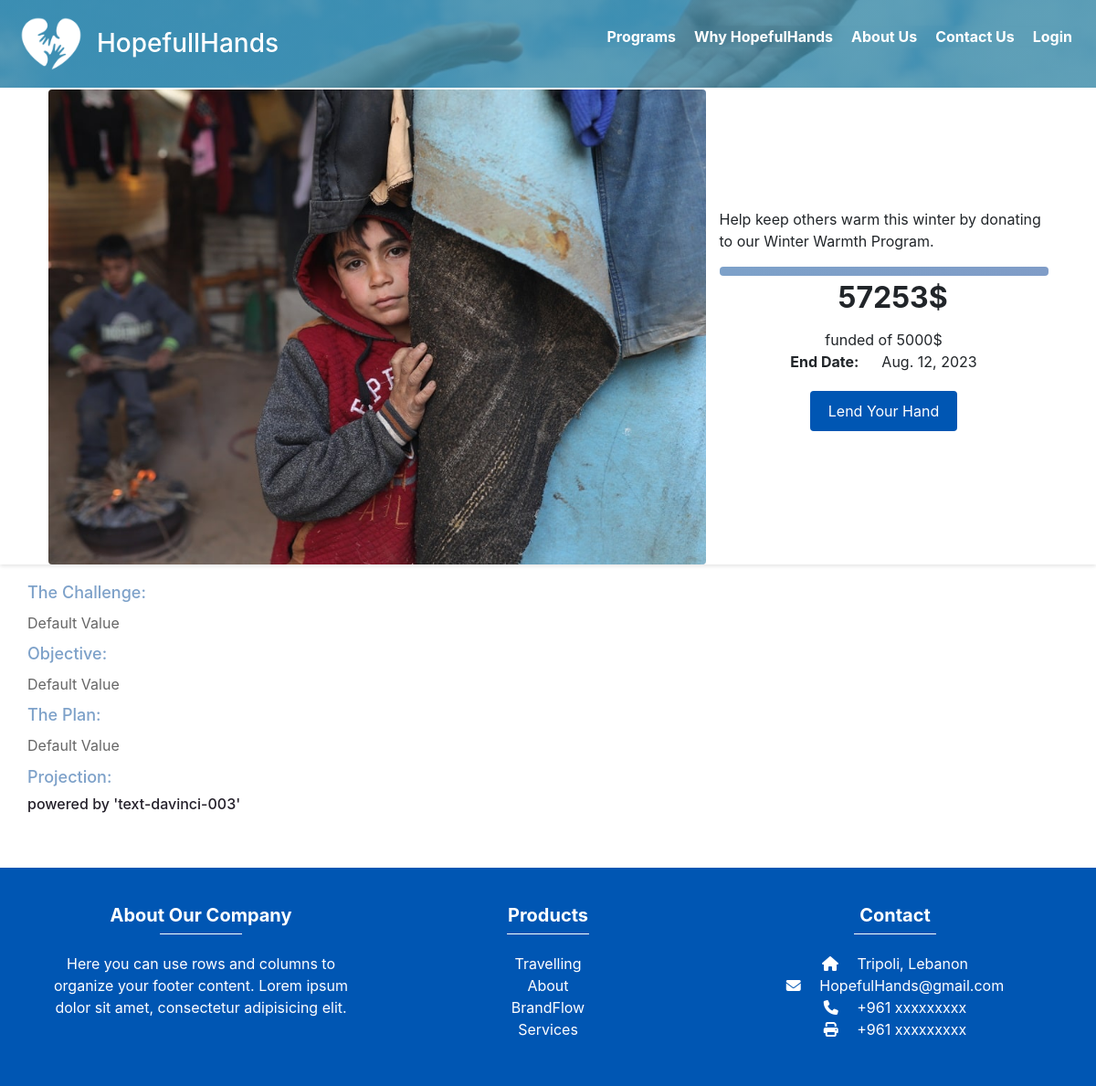
The page /programs/2/ on the database as committed earlier.
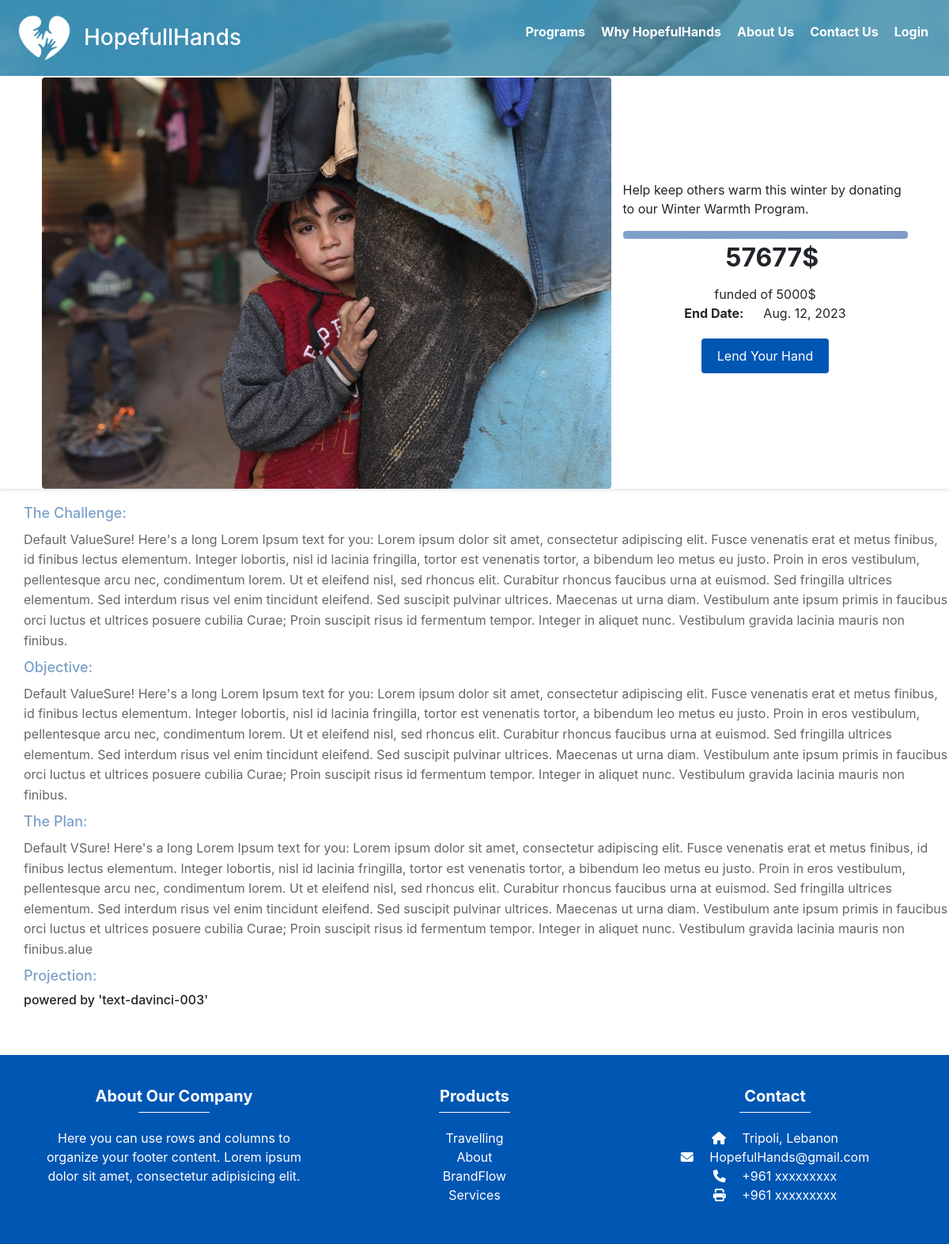
The same page on the database as committed later.
### app1/models.py (models this page shows, shortened)
class Program(models.Model):
    program_name = models.CharField(max_length=40)
    program_description = models.CharField(max_length=400)
    program_summary = models.CharField(max_length=200, default='Default Value')
    program_image = models.ImageField(upload_to='images/')
    budget = models.IntegerField()
    start_date = models.DateField()
    end_date = models.DateField()
    raised = models.IntegerField(default=0)
    program_challenge = models.CharField(max_length=2000, default='Default Value')
    program_objective = models.CharField(max_length=2000, default='Default Value')
    program_plan = models.CharField(max_length=2000, default='Default Value')

### app1/views.py (the view)
# urls.py: re_path(r'^.*programs/(?P<program_id>\d+)/$', program_details, name='program_details'),
def program_details(request, program_id):
    program = get_object_or_404(Program, id=program_id)
    progress = calculate_progress(program.raised, program.budget)
    projection = generate_projection(program.program_objective)
    program.projection = projection
    context = {
        'program': program,
        'progress': progress,
    }
    return render(request, 'pages/program_details.html', context)

### app1/views.py (called while the page is built)
def calculate_progress(raised, budget):
    if budget == 0:
        return 0
    return (raised / budget) * 100

def generate_projection(objective):
    keyword_map = {
        'improve literacy rates': [r'\b(literacy rate|literacy rates|reading skills)\b', r'\b(improve|enhance)\b'],
        'underprivileged communities': [r'\b(underprivileged communities|disadvantaged areas)\b', r'\b(support|empower)\b'],
        'access to quality education': [r'\b(access to|quality education)\b', r'\b(provide|ensure)\b'],
        'digital literacy': [r'\b(digital literacy)\b', r'\b(promote|develop)\b'],
        '20%': [r'\b(20 percent|twenty percent)\b', r'\b(achieve|attain)\b']
    }
    projection = ""
    for key, keywords in keyword_map.items():
        if all(re.search(keyword, objective, re.IGNORECASE) for keyword in keywords):
            projection += key + ", "
    if projection:
        projection = projection[:-2]  # Remove trailing comma and space
        projection += "."
    return projection

### templates/pages/program_details.html (shortened to what this page needs)
<!DOCTYPE html>
<html>
<head>
</head>
<body>
  {% include 'components/navbar.html' %}
  <h1 class="program-details-title">{{ program.program_name }}</h1>
  <div class="program-details-container">
    <div class="program-details-image">
      <img src="{{ program.program_image.url }}" alt="Program Image">
    </div>
    <div class="program-details-progressBar">
      <p>{{ program.program_description }}</p>
      {% include 'components/progressbar.html' %}
    </div>
  </div>
  <div class="program-details-description">
    <h2>The Challenge:</h2>
    <p>{{ program.program_challenge }}</p>
    <h2>Objective:</h2>
    <p>{{ program.program_objective }}</p>
    <h2>The Plan:</h2>
    <p>{{ program.program_plan }}</p>
    <h2>Projection:</h2>
<h6 style="color: #24202A;">powered by 'text-davinci-003'</h6>
  </div>
  {% include 'components/footer.html' %}
</body>
</html>

### templates/components/progressbar.html (shortened to what this page needs)
<!DOCTYPE html>
<html>
<head>
</head>
<body>
  <div class="container123">
    <div class="progress-bar1">
      <div class="progress-bar-inner1 gradient" style="width: {{ progress }}%;"></div>
    </div>
    <div class="program-details" style="font-size: 2em;">
      <strong>{{ program.raised }}$</strong>
    </div>
    <div class="program-details">
      funded of {{ program.budget }}$
    </div>
    <div class="program-details">
      <strong>End Date: </strong>{{ program.end_date }}
    </div>
    <a class="program-details-donate-button" href="{% url 'donate' %}">Lend Your Hand</a>
  </div>
</body>
</html>

Rows that differ between the two databases and show on the page:
changed Program "Help keep others warm this winter by donating to our Winter Warmth Program.": raised "57253" → "57677"; program_challenge "Default Value" → "Default ValueSure! Here's a long Lorem Ipsum text for you: Lorem ipsum dolor sit amet, consectetur adipiscing elit. Fusce venenatis erat et metus finibus, id finibus lectus elementum. Integer lobortis, nisl id lacinia fringilla, tortor est venenatis tortor, a bibendum leo metus eu justo. Proin in eros vestibulum, pellentesque arcu nec, condimentum lorem. Ut et eleifend nisl, sed rhoncus elit. Curabitur rhoncus faucibus urna at euismod. Sed fringilla ultrices elementum. Sed interdum risus vel enim tincidunt eleifend. Sed suscipit pulvinar ultrices. Maecenas ut urna diam. Vestibulum ante ipsum primis in faucibus orci luctus et ultrices posuere cubilia Curae; Proin suscipit risus id fermentum…"; program_objective "Default Value" → "Default ValueSure! Here's a long Lorem Ipsum text for you: Lorem ipsum dolor sit amet, consectetur adipiscing elit. Fusce venenatis erat et metus finibus, id finibus lectus elementum. Integer lobortis, nisl id lacinia fringilla, tortor est venenatis tortor, a bibendum leo metus eu justo. Proin in eros vestibulum, pellentesque arcu nec, condimentum lorem. Ut et eleifend nisl, sed rhoncus elit. Curabitur rhoncus faucibus urna at euismod. Sed fringilla ultrices elementum. Sed interdum risus vel enim tincidunt eleifend. Sed suscipit pulvinar ultrices. Maecenas ut urna diam. Vestibulum ante ipsum primis in faucibus orci luctus et ultrices posuere cubilia Curae; Proin suscipit risus id fermentum…"; program_plan "Default Value" → "Default VSure! Here's a long Lorem Ipsum text for you: Lorem ipsum dolor sit amet, consectetur adipiscing elit. Fusce venenatis erat et metus finibus, id finibus lectus elementum. Integer lobortis, nisl id lacinia fringilla, tortor est venenatis tortor, a bibendum leo metus eu justo. Proin in eros vestibulum, pellentesque arcu nec, condimentum lorem. Ut et eleifend nisl, sed rhoncus elit. Curabitur rhoncus faucibus urna at euismod. Sed fringilla ultrices elementum. Sed interdum risus vel enim tincidunt eleifend. Sed suscipit pulvinar ultrices. Maecenas ut urna diam. Vestibulum ante ipsum primis in faucibus orci luctus et ultrices posuere cubilia Curae; Proin suscipit risus id fermentum…"
